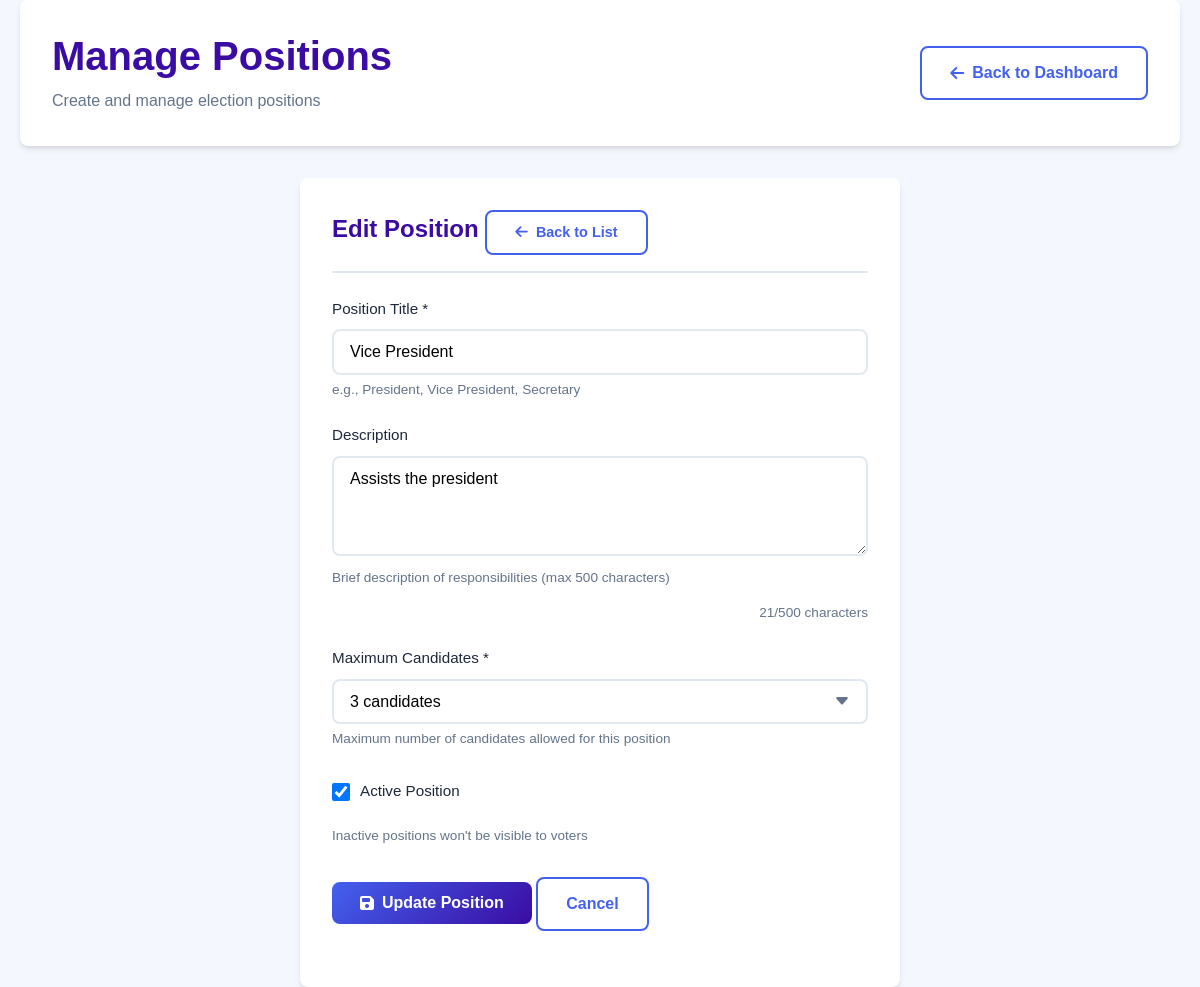
Page /admin/manage_positions.php?action=edit&id=2 (signed in) on the committed database.
### tables this page shows
CREATE TABLE positions (
    id INT PRIMARY KEY AUTO_INCREMENT,
    title VARCHAR(100) NOT NULL,
    description TEXT,
    max_candidates INT DEFAULT 3,
    is_active BOOLEAN DEFAULT 1,
    created_at TIMESTAMP DEFAULT CURRENT_TIMESTAMP
);

### admin/manage_positions.php (the view, shortened to what this page needs)
<?php
require_once '../includes/config.php';
$action = $_GET['action'] ?? 'list';
$id = $_GET['id'] ?? 0;
$position = null;
if ($action === 'edit' && $id > 0) {
    $sql = "SELECT * FROM positions WHERE id = ?";
    $stmt = $pdo->prepare($sql);
    $stmt->execute([$id]);
    $position = $stmt->fetch();
}
$sql = "SELECT p.*,
               (SELECT COUNT(*) FROM candidates c WHERE c.position_id = p.id AND c.is_active = 1) as candidate_count,
               (SELECT COUNT(*) FROM votes v WHERE v.position_id = p.id) as vote_count
        FROM positions p
        ORDER BY p.is_active DESC, p.title";
$stmt = $pdo->prepare($sql);
$stmt->execute();
$positions = $stmt->fetchAll();
?>
<!DOCTYPE html>
<html lang="en">
<head>
    <link rel="stylesheet" href="../assets/css/style.css">
    <link rel="stylesheet" href="https://cdnjs.cloudflare.com/ajax/libs/font-awesome/6.4.0/css/all.min.css">
</head>
<body>
    <div class="admin-dashboard">
        <div class="container">
            <div class="dashboard-header">
                <div class="user-info">
                    <h2>Manage Positions</h2>
                    <p>Create and manage election positions</p>
                </div>
                <div class="user-actions">
                    <a href="dashboard.php" class="btn btn-outline">
                        <i class="fas fa-arrow-left"></i> Back to Dashboard
                    </a>
                </div>
            </div>
            <?php if ($action === 'list'): ?>
            <div class="sort-options">
                <button class="sort-btn active" onclick="sortPositions('all')">All Positions</button>
                <button class="sort-btn" onclick="sortPositions('active')">Active Only</button>
                <button class="sort-btn" onclick="sortPositions('inactive')">Inactive</button>
                <button class="sort-btn" onclick="sortPositions('candidates')">Most Candidates</button>
                <button class="sort-btn" onclick="sortPositions('votes')">Most Votes</button>
            </div>
            <div class="position-card-grid" id="positionsGrid">
                <?php if (empty($positions)): ?>
                <div style="grid-column: 1 / -1; text-align: center; padding: 3rem; color: var(--gray);">
                    <i class="fas fa-briefcase" style="font-size: 2rem; margin-bottom: 1rem; display: block;"></i>
                    No positions found. <a href="?action=add">Create the first position</a>
                </div>
                <?php else: ?>
                <?php foreach ($positions as $pos): ?>
                <div class="position-card" data-active="<?php echo $pos['is_active']; ?>"
                     data-candidates="<?php echo $pos['candidate_count']; ?>"
                     data-votes="<?php echo $pos['vote_count']; ?>">
                    <div class="position-card-header">
                        <h3><?php echo htmlspecialchars($pos['title']); ?></h3>
                        <div class="position-status <?php echo $pos['is_active'] ? 'status-active' : 'status-inactive'; ?>">
                            <?php echo $pos['is_active'] ? 'ACTIVE' : 'INACTIVE'; ?>
                        </div>
                    </div>
                    <div class="position-card-body">
                        <?php if (!empty($pos['description'])): ?>
                        <p style="color: var(--gray); margin-bottom: 1rem;">
                            <?php echo htmlspecialchars(substr($pos['description'], 0, 100)); ?>
                            <?php if (strlen($pos['description']) > 100): ?>...<?php endif; ?>
                        </p>
                        <?php endif; ?>
                        <div class="position-stats">
                            <div class="stat-item">
                                <div class="stat-number"><?php echo $pos['candidate_count']; ?></div>
                                <div class="stat-label">Candidates</div>
                            </div>
                            <div class="stat-item">
                                <div class="stat-number"><?php echo $pos['vote_count']; ?></div>
                                <div class="stat-label">Votes</div>
                            </div>
                            <div class="stat-item">
                                <div class="stat-number"><?php echo $pos['max_candidates']; ?></div>
                                <div class="stat-label">Max</div>
                            </div>
                        </div>
                        <div class="max-candidates">
                            <i class="fas fa-info-circle"></i>
                            Maximum <?php echo $pos['max_candidates']; ?> candidates allowed
                        </div>
                    </div>
                    <div class="position-card-footer">
                        <a href="?action=edit&id=<?php echo $pos['id']; ?>"
                           class="btn-action btn-edit" title="Edit">
                            <i class="fas fa-edit"></i> Edit
                        </a>
                        <a href="manage_candidates.php?position=<?php echo $pos['id']; ?>"
                           class="btn-action btn-view" title="View Candidates">
                            <i class="fas fa-user-tie"></i> Candidates
                        </a>
                        <?php if ($pos['candidate_count'] == 0): ?>
                        <a href="?delete=1&id=<?php echo $pos['id']; ?>"
                           class="btn-action btn-delete"
                           title="Delete"
                           onclick="return confirm('Are you sure you want to delete this position?')">
                            <i class="fas fa-trash"></i>
                        </a>
                        <?php else: ?>
                        <span class="btn-action btn-delete disabled" title="Cannot delete - has candidates">
                            <i class="fas fa-trash"></i>
                        </span>
                        <?php endif; ?>
                    </div>
                </div>
                <?php endforeach; ?>
                <?php endif; ?>
            </div>
            <div class="drag-drop-area" onclick="toggleReorder()" id="reorderArea">
                <i class="fas fa-arrows-alt"></i>
                <h3>Drag & Drop to Reorder Positions</h3>
                <p>Click to enable position reordering</p>
                <div id="reorderInstructions" style="display: none; margin-top: 1rem;">
                    <p>Drag positions to reorder them. Click "Save Order" when done.</p>
                    <button class="btn btn-primary" onclick="savePositionOrder()">
                        <i class="fas fa-save"></i> Save Order
                    </button>
                    <button class="btn btn-outline" onclick="toggleReorder()">
                        Cancel
                    </button>
                </div>
            </div>
            <?php elseif ($action === 'add' || $action === 'edit'): ?>
            <div style="max-width: 600px; margin: 0 auto;">
                <div class="dashboard-card">
                    <h3>
                        <?php echo $action === 'add' ? 'Add New Position' : 'Edit Position'; ?>
                        <a href="?action=list" class="btn btn-outline" style="font-size: 0.9rem;">
                            <i class="fas fa-arrow-left"></i> Back to List
                        </a>
                    </h3>
                    <form method="POST" action="" id="positionForm">
                        <div class="form-group">
                            <label class="form-label">Position Title *</label>
                            <input type="text"
                                   name="title"
                                   class="form-control"
                                   value="<?php echo $position ? htmlspecialchars($position['title']) : ''; ?>"
                                   required
                                   maxlength="100">
                            <p class="form-hint">e.g., President, Vice President, Secretary</p>
                        </div>
                        <div class="form-group">
                            <label class="form-label">Description</label>
                            <textarea name="description"
                                      class="form-control"
                                      rows="4"
                                      maxlength="500"><?php echo $position ? htmlspecialchars($position['description']) : ''; ?></textarea>
                            <p class="form-hint">Brief description of responsibilities (max 500 characters)</p>
                        </div>
                        <div class="form-group">
                            <label class="form-label">Maximum Candidates *</label>
                            <select name="max_candidates" class="form-control form-select" required>
                                <?php for ($i = 1; $i <= 10; $i++): ?>
                                <option value="<?php echo $i; ?>"
                                    <?php echo ($position && $position['max_candidates'] == $i) ? 'selected' : ''; ?>>
                                    <?php echo $i; ?> candidate<?php echo $i > 1 ? 's' : ''; ?>
                                </option>
                                <?php endfor; ?>
                            </select>
                            <p class="form-hint">Maximum number of candidates allowed for this position</p>
                        </div>
                        <div class="form-group">
                            <div class="form-check">
                                <input type="checkbox"
                                       name="is_active"
                                       id="is_active"
                                       class="form-check-input"
                                       <?php echo (!$position || $position['is_active']) ? 'checked' : ''; ?>>
                                <label for="is_active" class="form-check-label">
                                    Active Position
                                </label>
                            </div>
                            <p class="form-hint">Inactive positions won't be visible to voters</p>
                        </div>
                        <div class="form-group" style="margin-top: 2rem;">
                            <button type="submit" class="btn btn-primary">
                                <i class="fas fa-save"></i>
                                <?php echo $action === 'add' ? 'Create Position' : 'Update Position'; ?>
                            </button>
                            <a href="?action=list" class="btn btn-outline">Cancel</a>
                        </div>
                    </form>
                </div>
            </div>
            <?php endif; ?>
        </div>
    </div>
</body>
</html>

### Assets/css/style.css (style rules this page uses)
* { margin: 0; padding: 0; box-sizing: border-box; }
:root { --primary: #4361ee; --primary-dark: #3a0ca3; --primary-light: #4cc9f0; --secondary: #7209b7; --success: #4ade80; --danger: #f43f5e; --warning: #f59e0b; --info: #0ea5e9; --light: #f8f9fa; --dark: #1e293b; --gray: #64748b; --gray-light: #e2e8f0; --shadow: 0 4px 6px -1px rgba(0, 0, 0, 0.1), 0 2px 4px -1px rgba(0, 0, 0, 0.06); --shadow-lg: 0 10px 15px -3px rgba(0, 0, 0, 0.1), 0 4px 6px -2px rgba(0, 0, 0, 0.05); --radius: 8px; --transition: all 0.3s ease; }
body { font-family: 'Poppins', sans-serif; line-height: 1.6; color: var(--dark); background-color: #f5f7ff; }
.container { width: 100%; max-width: 1200px; margin: 0 auto; padding: 0 20px; }
h1, h2, h3, h4 { font-weight: 600; line-height: 1.2; }
h2 { font-size: 2.5rem; margin-bottom: 1.5rem; }
h3 { font-size: 1.5rem; margin-bottom: 1rem; }
p { margin-bottom: 1rem; }
.btn { display: inline-flex; align-items: center; gap: 8px; padding: 12px 28px; border-radius: var(--radius); font-weight: 600; text-decoration: none; cursor: pointer; border: none; transition: var(--transition); font-size: 1rem; }
.btn-primary { background: linear-gradient(135deg, var(--primary), var(--primary-dark)); color: white; }
.btn-outline { background: transparent; border: 2px solid var(--primary); color: var(--primary); }
.form-group { margin-bottom: 1.8rem; position: relative; }
.form-label { display: block; margin-bottom: 0.75rem; font-weight: 600; color: var(--dark); font-size: 0.95rem; }
.form-control { width: 100%; padding: 14px 16px; border: 2px solid var(--gray-light); border-radius: var(--radius); font-family: 'Poppins', sans-serif; font-size: 1rem; transition: var(--transition); background-color: white; }
.form-hint { font-size: 0.85rem; color: var(--gray); margin-top: 0.5rem; line-height: 1.4; }
.form-check { display: flex; align-items: flex-start; gap: 12px; margin-bottom: 1.5rem; padding: 0.5rem 0; }
.form-check-input { margin-top: 4px; width: 18px; height: 18px; border: 2px solid var(--gray-light); border-radius: 4px; cursor: pointer; flex-shrink: 0; }
.form-check-input:checked { background-color: var(--primary); border-color: var(--primary); }
.form-check-label { font-size: 0.95rem; color: var(--dark); line-height: 1.5; }
.form-select { appearance: none; background-repeat: no-repeat; background-position: right 16px center; background-size: 16px; padding-right: 40px; cursor: pointer; }
.form-control, .form-select, .form-check-input, .btn, .year-option, .password-toggle, .back-link, .form-link { transition: all 0.2s ease; }
.form-group { margin-bottom: 1.5rem; position: relative; }
.form-label { display: block; margin-bottom: 0.5rem; font-weight: 500; color: var(--dark); }
.form-control { width: 100%; padding: 12px 16px; border: 2px solid var(--gray-light); border-radius: var(--radius); font-family: 'Poppins', sans-serif; font-size: 1rem; transition: var(--transition); }
.form-select { appearance: none; background-repeat: no-repeat; background-position: right 16px center; background-size: 16px; padding-right: 40px; }
.form-hint { font-size: 0.85rem; color: var(--gray); margin-top: 5px; display: block; }
.form-check { display: flex; align-items: flex-start; gap: 10px; margin-bottom: 1rem; }
.form-check-input { margin-top: 3px; }
.form-check-label { font-size: 0.95rem; color: var(--dark); }
.dashboard-header { background: white; padding: 2rem; border-radius: var(--radius); box-shadow: var(--shadow); margin-bottom: 2rem; display: flex; justify-content: space-between; align-items: center; flex-wrap: wrap; gap: 1rem; }
.user-info h2 { color: var(--primary-dark); margin-bottom: 0.5rem; }
.user-info p { color: var(--gray); margin: 0; }
.user-actions { display: flex; gap: 1rem; flex-wrap: wrap; }
.dashboard-card { background: white; padding: 2rem; border-radius: var(--radius); box-shadow: var(--shadow); }
.dashboard-card h3 { color: var(--primary-dark); margin-bottom: 1.5rem; padding-bottom: 1rem; border-bottom: 2px solid var(--gray-light); }

### rows in the picture
positions: title "Vice President", description "Assists the president", max_candidates "3 candidates", is_active "☑"
